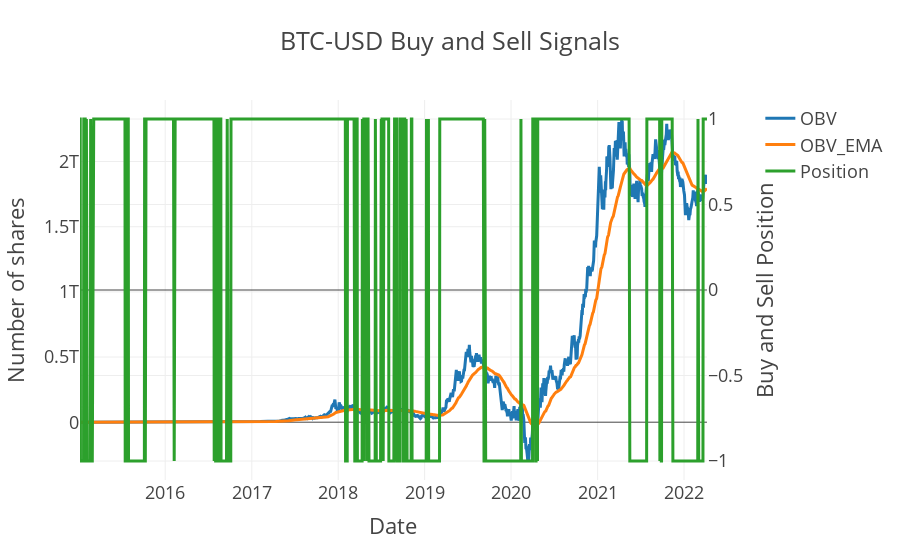

Notebook code for this chart:
### Code cell
btc_test.plot_buys_and_sells()

### Figure 1 — Plotly figure (JSON) as saved in the notebook; plotly's stock layout.template omitted (floating-point values rounded to 4 significant figures; data arrays with more than 128 entries replaced by an {"elided": "..."} marker saying what was removed)
{"data": [{"name": "OBV", "type": "scatter", "x": {"elided": "1829 str values"}, "xaxis": "x", "y": {"elided": "1829 float values"}, "yaxis": "y"}, {"name": "OBV_EMA", "type": "scatter", "x": {"elided": "1829 str values"}, "xaxis": "x", "y": {"elided": "1829 float values"}, "yaxis": "y"}, {"name": "Position", "type": "scatter", "x": {"elided": "1829 str values"}, "xaxis": "x", "y": {"elided": "1829 int values"}, "yaxis": "y2"}], "layout": {"title": {"text": "BTC-USD Buy and Sell Signals"}, "xaxis": {"anchor": "y", "domain": [0, 0.94], "title": {"text": "Date"}}, "yaxis": {"anchor": "x", "domain": [0, 1], "title": {"text": "Number of shares"}}, "yaxis2": {"anchor": "x", "overlaying": "y", "side": "right", "title": {"text": "Buy and Sell Position"}}}}
